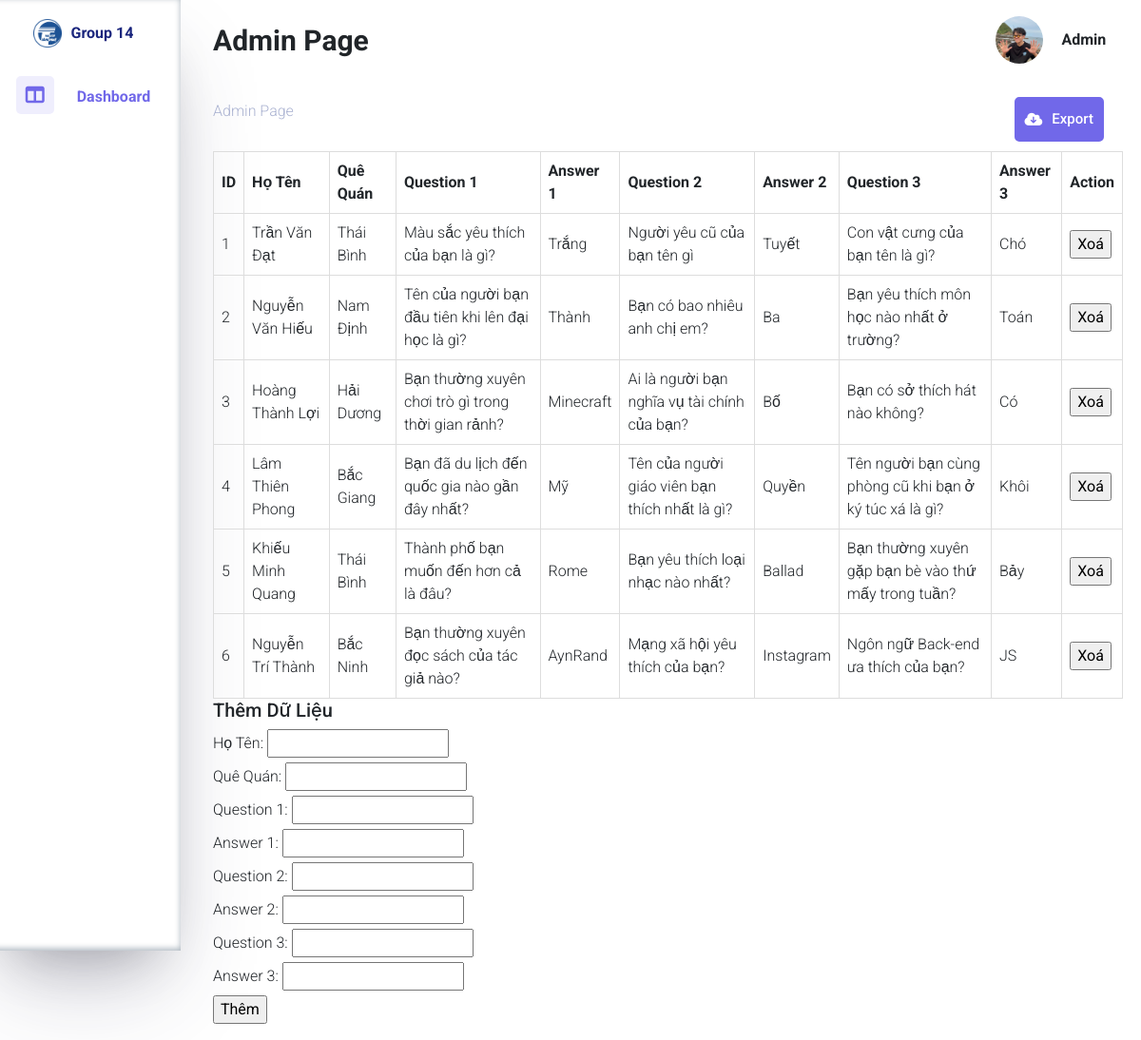
The app's page /admin_page.php with its own data.
### tables this page shows
CREATE TABLE `listfinger` (
  `ID` int(11) NOT NULL,
  `HoTen` varchar(255) NOT NULL,
  `QueQuan` varchar(255) NOT NULL,
  `Question1` varchar(255) NOT NULL,
  `Answer1` varchar(255) NOT NULL,
  `Question2` varchar(255) NOT NULL,
  `Answer2` varchar(255) NOT NULL,
  `Question3` varchar(255) NOT NULL,
  `Answer3` varchar(255) NOT NULL
);

### admin_page.php (the view, shortened to what this page needs)
<!DOCTYPE html>
<html lang="en">
<head>
  <link rel="stylesheet" href="https://cdnjs.cloudflare.com/ajax/libs/font-awesome/6.4.2/css/all.min.css" />
  <link rel="stylesheet" href="assets/css/owl.carousel.min.css">
  <link rel="stylesheet" href="assets/bootstrap/bootstrap.min.css">
  <link rel="stylesheet" href="assets/css/base.css">
  <link rel="stylesheet" href="assets/css/style-admin.css">
</head>
<body>
  <div class="header row">
    <div class="inner-box col-2">
      <div class="inner-logo">
        <img src="assets/images/logouet.png" alt="">
        <a href="#" class="inner-name">Group 14</a>
      </div>
      <div class="inner-menu">
        <div class="inner-dashboard">
          <span class="inner-icon"><i class="fa-solid fa-table-columns"></i></span>
          <a href="#" class="dashboard">Dashboard</a>
        </div>
      </div>
    </div>
    <div class="inner-body col-10">
      <div class="inner-section-one row">
        <div class="inner-name col-10">Admin Page</div>
        <div class="inner-user col-2">
          <img src="assets/images/admin.jpg" alt="">
          <span class="admin">Admin</span>
        </div>
      </div>
      <div class="inner-section-two row align-items-center">
        <p class="admin-page col-10">Admin Page</p>
        <div class="col-2">
          <a href="#" class="inner-export button">
            <i class="fa-solid fa-cloud-arrow-down"></i>
            <div class="export">Export</div>
          </a>
        </div>
      </div>
      <?php
      $servername = "localhost";
      $username = "root";
      $password = "";
      $dbname = "fingerprint";
      $conn = new mysqli($servername, $username, $password, $dbname);
      $sql = "SELECT * FROM listfinger";
      $result = $conn->query($sql);
      if ($result->num_rows > 0) {
        echo "<table>";
        echo "<tr><th>ID</th><th>Họ Tên</th><th>Quê Quán</th><th>Question 1</th><th>Answer 1</th><th>Question 2</th><th>Answer 2</th><th>Question 3</th><th>Answer 3</th><th>Action</th></tr>";
        while ($row = $result->fetch_assoc()) {
          echo "<tr><td>" . $row["ID"] . "</td><td>" . $row["HoTen"] . "</td><td>" . $row["QueQuan"] . "</td><td>" . $row["Question1"] . "</td><td>" . $row["Answer1"] . "</td><td>" . $row["Question2"] . "</td><td>" . $row["Answer2"] . "</td><td>" . $row["Question3"] . "</td><td>" . $row["Answer3"] . "</td><td><form method='post'><input type='hidden' name='idToDelete' value='" . $row["ID"] . "'><input type='submit' name='delete' value='Xoá'></form></td></tr>";
        }
        echo "</table>";
      } else {
        echo "Không có dữ liệu";
      }
      ?>
      <h2>Thêm Dữ Liệu</h2>
      <form method="post">
        <label for="hoTen">Họ Tên:</label>
        <input type="text" name="hoTen" required>
        <br>
        <label for="queQuan">Quê Quán:</label>
        <input type="text" name="queQuan" required>
        <br>
        <label for="question1">Question 1:</label>
        <input type="text" name="question1" required>
        <br>
        <label for="answer1">Answer 1:</label>
        <input type="text" name="answer1" required>
        <br>
        <label for="question2">Question 2:</label>
        <input type="text" name="question2" required>
        <br>
        <label for="answer2">Answer 2:</label>
        <input type="text" name="answer2" required>
        <br>
        <label for="question3">Question 3:</label>
        <input type="text" name="question3" required>
        <br>
        <label for="answer3">Answer 3:</label>
        <input type="text" name="answer3" required>
        <br>
        <input type="submit" name="add" value="Thêm">
      </form>
    </div>
  </div>
</body>
</html>

### assets/css/base.css (style rules this page uses)
:root { --font: 'Inconsolata', monospace; --font-primary: 'Roboto', sans-serif; --color-primary: #7168E9; }
* { box-sizing: border-box; }
body { margin: 0; }
a { text-decoration: none; color: black; }

### assets/css/style-admin.css (style rules this page uses)
.header .inner-box { width: 20%; height: 1000px; ; box-shadow: rgba(50, 50, 93, 0.25) 0px 50px 100px -20px, rgba(0, 0, 0, 0.3) 0px 30px 60px -30px, rgba(10, 37, 64, 0.35) 0px -2px 6px 0px inset; }
body { font-family: var(--font-primary); background-color: #fff; font-weight: 300; }
.header .inner-logo { display: flex; justify-content: center; align-items: center; padding: 20px; }
.header .inner-logo img { width: 30px; height: 30px; margin-right: 10px; object-fit: cover; position: top center; }
.header .inner-logo .inner-name { color: #1B267D; font-weight: bold; }
.header .inner-menu { display: flex; justify-content: center; align-items: center; padding: 10px; }
.header .inner-menu i { margin-right: 20px; font-size: 20px; color: var(--color-primary); padding: 10px; background: #EFEEFD; border-radius: 5px; }
.header .inner-menu .dashboard { font-weight: bold; color: var(--color-primary); }
.inner-body { padding: 17px 34px; }
.inner-body .inner-section-one { display: flex; align-items: center; margin-bottom: 25px; }
.inner-body .inner-user { display: flex; align-items: center; }
.inner-body .inner-section-one .inner-name { font-weight: bold; font-size: 30px; }
.inner-body .inner-user img { width: 50px; height: 50px; border-radius: 50%; margin-right: 20px; object-fit: cover; }
.inner-body .inner-user .admin { font-weight: bold; }
.inner-section-two .admin-page { color: #AAB2D1; }
.inner-section-two .inner-export { display: flex; }
.inner-export { display: flex; align-items: center; justify-content: center; padding: 10px 20px; }
.inner-export i { margin-right: 10px; }
.button { margin: 10px 20px; background-color: var(--color-primary); font-size: 15px; font-weight: 500; color: white; border-radius: 5px; border: solid 2px var(--color-primary); }
p { color: #b3b3b3; font-weight: 300; }
h1, h2, h3, h4, h5, h6, .h1, .h2, .h3, .h4, .h5, .h6 { font-family: "Roboto", -apple-system, BlinkMacSystemFont, "Segoe UI", Roboto, "Helvetica Neue", Arial, "Noto Sans", sans-serif, "Apple Color Emoji", "Segoe UI Emoji", "Segoe UI Symbol", "Noto Color Emoji"; }
a { -webkit-transition: .3s all ease; -o-transition: .3s all ease; transition: .3s all ease; }
a, a:hover { text-decoration: none !important; }
h2 { font-size: 20px; }

### admin_page.php (style rules this page uses)
table { border-collapse: collapse; width: 100%; }
th, td { border: 1px solid #dddddd; text-align: left; padding: 8px; }

### records on screen
listfinger: ID "1", HoTen "Trần Văn Đạt", QueQuan "Thái Bình", Question1 "Màu sắc yêu thích của bạn là gì?", Answer1 "Trắng", Question2 "Người yêu cũ của bạn tên gì", Answer2 "Tuyết", Question3 "Con vật cưng của bạn tên là gì?", Answer3 "Chó"
listfinger: ID "2", HoTen "Nguyễn Văn Hiếu", QueQuan "Nam Định", Question1 "Tên của người bạn đầu tiên khi lên đại học là gì?", Answer1 "Thành", Question2 "Bạn có bao nhiêu anh chị em?", Answer2 "Ba", Question3 "Bạn yêu thích môn học nào nhất ở trường?", Answer3 "Toán"
listfinger: ID "3", HoTen "Hoàng Thành Lợi", QueQuan "Hải Dương", Question1 "Bạn thường xuyên chơi trò gì trong thời gian rảnh?", Answer1 "Minecraft", Question2 "Ai là người bạn nghĩa vụ tài chính của bạn?", Answer2 "Bố", Question3 "Bạn có sở thích hát nào không?", Answer3 "Có"
listfinger: ID "4", HoTen "Lâm Thiên Phong", QueQuan "Bắc Giang", Question1 "Bạn đã du lịch đến quốc gia nào gần đây nhất?", Answer1 "Mỹ", Question2 "Tên của người giáo viên bạn thích nhất là gì?", Answer2 "Quyền", Question3 "Tên người bạn cùng phòng cũ khi bạn ở ký túc xá là gì?", Answer3 "Khôi"
listfinger: ID "5", HoTen "Khiếu Minh Quang", QueQuan "Thái Bình", Question1 "Thành phố bạn muốn đến hơn cả là đâu?", Answer1 "Rome", Question2 "Bạn yêu thích loại nhạc nào nhất?", Answer2 "Ballad", Question3 "Bạn thường xuyên gặp bạn bè vào thứ mấy trong tuần?", Answer3 "Bảy"
listfinger: ID "6", HoTen "Nguyễn Trí Thành", QueQuan "Bắc Ninh", Question1 "Bạn thường xuyên đọc sách của tác giả nào?", Answer1 "AynRand", Question2 "Mạng xã hội yêu thích của bạn?", Answer2 "Instagram", Question3 "Ngôn ngữ Back-end ưa thích của bạn?", Answer3 "JS"
